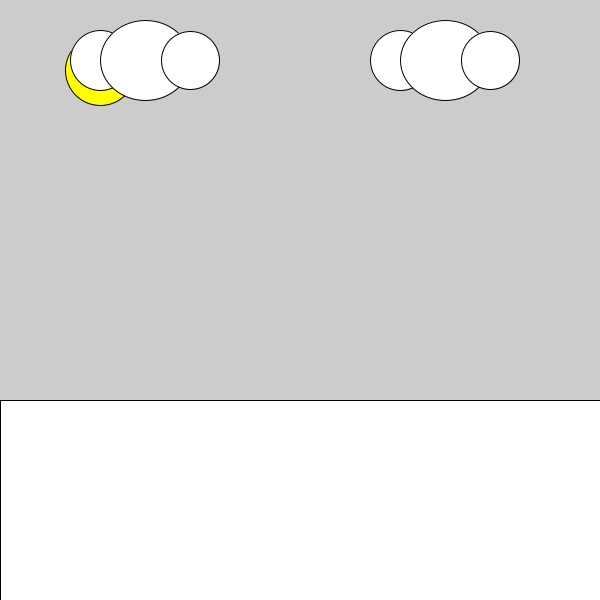
Frame 1 (no input)
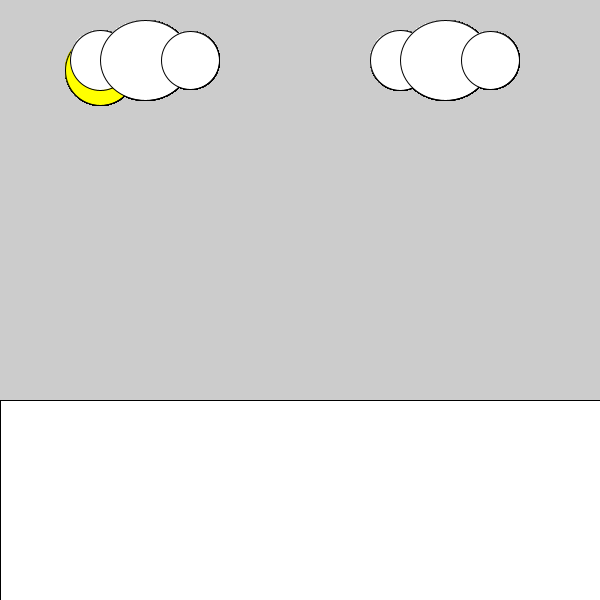
Frame 60 (the mouse pressed at the canvas centre just before this capture)
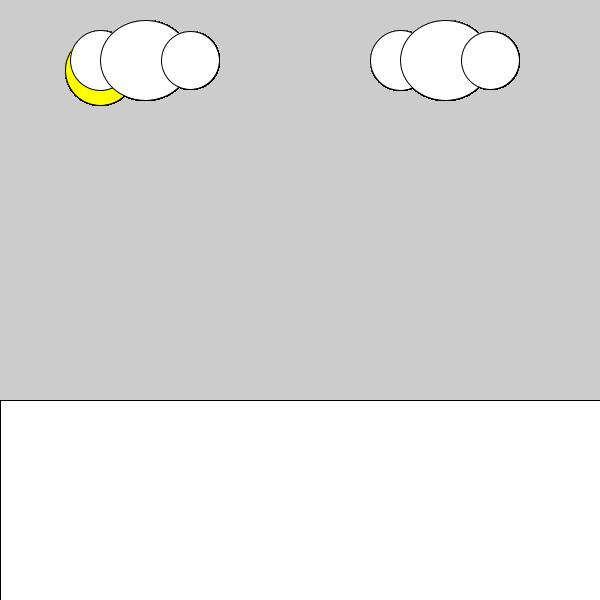
Frame 120 (the mouse held since frame 60 and released just before this capture)

The Processing sketch that drew these frames (run headless with seeded random() and noise(); from frame 60 on, the mouse is pressed at the canvas centre):

// Processing sketch: Final_Prototype_3
// ── Final_Prototype_3.pde
int i=200;
int j=100;

void setup(){
  size(600,600);
}


void draw(){
  //background(random(0,350));
  //grass
  rect (0,400,10000,500);
  //branches of tree
  //triangle(425,300,350,100,250,300);
  fill(#228B22);
  fill(#A52A2A);
  //base of tree
  //rect(320,300,50,100);
  fill(#FFFF00);
  ellipse(100,70,70,70);
  fill(#228B22);
  
  fill(255,255,255);
  ellipse(100,60,60,60);
  ellipse(145,60,90,80);
  ellipse(190,60,58,58);
  //cloud 1
  
  
  ellipse(400,60,60,60);
  ellipse(445,60,90,80);
  ellipse(490,60,58,58);
}
